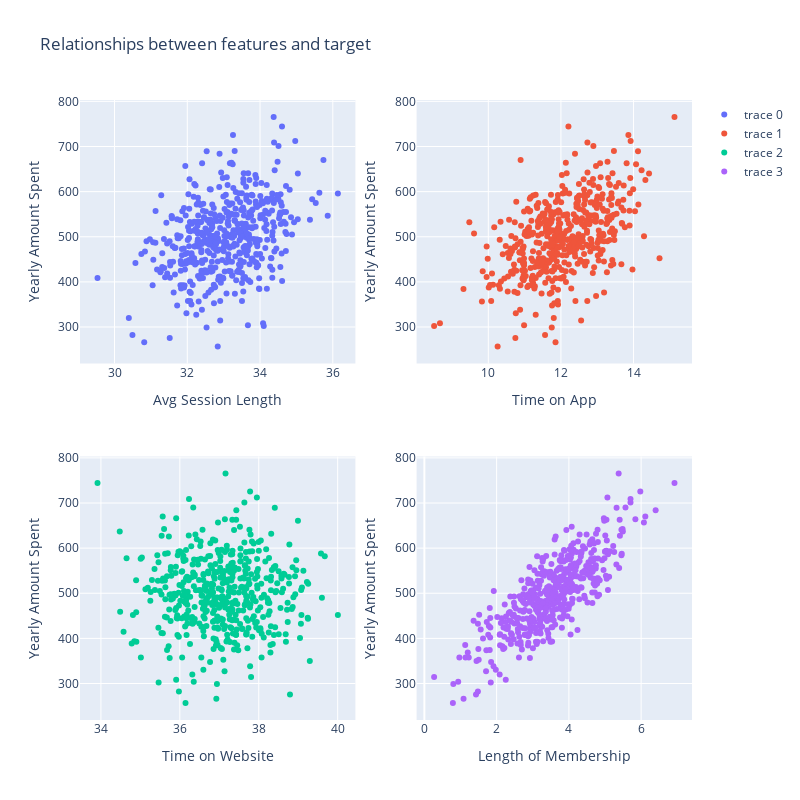

Write notebook code for a chart like this one.
### Markdown cell above
### Use Yearly Amount Spent as your target variable. Plot the relationship of each of the numerical features with the target variable

### Code cell
from plotly.subplots import make_subplots
import plotly.graph_objects as go
import plotly.express as px

import numpy as np

def plot_subplots(df, target_col, subplot_cols=2):
    features = df.columns.drop(target_col)
    matrix = np.array(features.to_list()).reshape(-1, subplot_cols)
    rows = matrix.shape[0]
    fig = make_subplots(rows=rows, cols=subplot_cols)
    for feature in features:
        i,j = np.where(matrix==feature)
        row=int(i)+1
        col=int(j)+1
        fig.add_trace(go.Scatter(x=df[feature], y=df[target_col],mode='markers'), row=row, col=col)
        fig.update_xaxes(title_text=feature, row=row, col=col)
        fig.update_yaxes(title_text=target_col, row=row, col=col)
    
    fig.update_layout(height=rows*400, width=subplot_cols*400, title_text='Relationships between features and target')
    fig.show()

target_col = 'Yearly Amount Spent'
plot_subplots(only_numeric_df, target_col)

### Figure 1 — Plotly figure (JSON) as saved in the notebook; plotly's stock layout.template omitted (floating-point values rounded to 4 significant figures; data arrays with more than 128 entries replaced by an {"elided": "..."} marker saying what was removed)
{"data": [{"mode": "markers", "type": "scatter", "x": {"elided": "500 float values"}, "xaxis": "x", "y": {"elided": "500 float values"}, "yaxis": "y"}, {"mode": "markers", "type": "scatter", "x": {"elided": "500 float values"}, "xaxis": "x2", "y": {"elided": "500 float values"}, "yaxis": "y2"}, {"mode": "markers", "type": "scatter", "x": {"elided": "500 float values"}, "xaxis": "x3", "y": {"elided": "500 float values"}, "yaxis": "y3"}, {"mode": "markers", "type": "scatter", "x": {"elided": "500 float values"}, "xaxis": "x4", "y": {"elided": "500 float values"}, "yaxis": "y4"}], "layout": {"height": 800, "title": {"text": "Relationships between features and target"}, "width": 800, "xaxis": {"anchor": "y", "domain": [0, 0.45], "title": {"text": "Avg Session Length"}}, "xaxis2": {"anchor": "y2", "domain": [0.55, 1], "title": {"text": "Time on App"}}, "xaxis3": {"anchor": "y3", "domain": [0, 0.45], "title": {"text": "Time on Website"}}, "xaxis4": {"anchor": "y4", "domain": [0.55, 1], "title": {"text": "Length of Membership"}}, "yaxis": {"anchor": "x", "domain": [0.575, 1], "title": {"text": "Yearly Amount Spent"}}, "yaxis2": {"anchor": "x2", "domain": [0.575, 1], "title": {"text": "Yearly Amount Spent"}}, "yaxis3": {"anchor": "x3", "domain": [0, 0.425], "title": {"text": "Yearly Amount Spent"}}, "yaxis4": {"anchor": "x4", "domain": [0, 0.425], "title": {"text": "Yearly Amount Spent"}}}}
